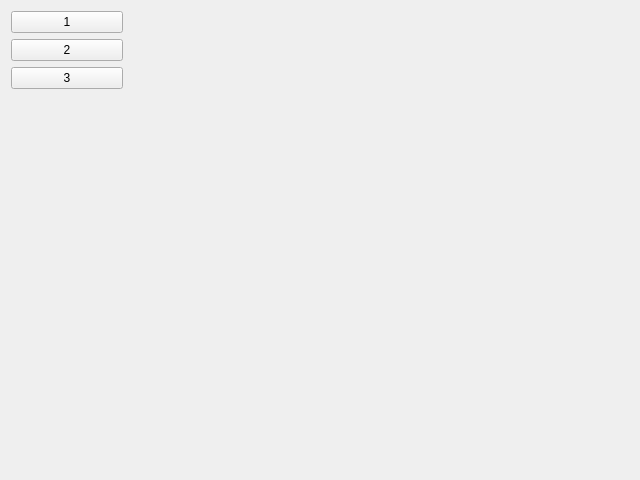
<?xml version="1.0" encoding="UTF-8"?>
<ui version="4.0">
 <class>MainWindow</class>
 <widget class="QMainWindow" name="MainWindow">
  <property name="geometry">
   <rect>
    <x>0</x>
    <y>0</y>
    <width>640</width>
    <height>480</height>
   </rect>
  </property>
  <property name="minimumSize">
   <size>
    <width>640</width>
    <height>480</height>
   </size>
  </property>
  <property name="windowTitle">
   <string>MainWindow</string>
  </property>
  <widget class="QWidget" name="centralWidget">
   <layout class="QHBoxLayout" name="horizontalLayout">
    <item>
     <layout class="QVBoxLayout" name="verticalLayout">
      <item>
       <widget class="QPushButton" name="pushButton">
        <property name="maximumSize">
         <size>
          <width>200</width>
          <height>200</height>
         </size>
        </property>
        <property name="text">
         <string>1</string>
        </property>
       </widget>
      </item>
      <item>
       <widget class="QPushButton" name="pushButton_2">
        <property name="maximumSize">
         <size>
          <width>200</width>
          <height>200</height>
         </size>
        </property>
        <property name="text">
         <string>2</string>
        </property>
       </widget>
      </item>
      <item>
       <widget class="QPushButton" name="pushButton_3">
        <property name="maximumSize">
         <size>
          <width>200</width>
          <height>200</height>
         </size>
        </property>
        <property name="text">
         <string>3</string>
        </property>
       </widget>
      </item>
      <item>
       <spacer name="verticalSpacer">
        <property name="orientation">
         <enum>Qt::Vertical</enum>
        </property>
        <property name="sizeHint" stdset="0">
         <size>
          <width>20</width>
          <height>40</height>
         </size>
        </property>
       </spacer>
      </item>
     </layout>
    </item>
    <item>
     <layout class="QVBoxLayout" name="verticalLayout_2">
      <item>
       <widget class="GLWidget" name="widget" native="true">
        <property name="minimumSize">
         <size>
          <width>500</width>
          <height>400</height>
         </size>
        </property>
       </widget>
      </item>
      <item>
       <widget class="QLabel" name="label">
        <property name="maximumSize">
         <size>
          <width>16777215</width>
          <height>50</height>
         </size>
        </property>
        <property name="text">
         <string/>
        </property>
       </widget>
      </item>
     </layout>
    </item>
   </layout>
  </widget>
 </widget>
 <layoutdefault spacing="6" margin="11"/>
 <customwidgets>
  <customwidget>
   <class>GLWidget</class>
   <extends>QWidget</extends>
   <header>glwidget.h</header>
   <container>1</container>
  </customwidget>
 </customwidgets>
 <resources/>
 <connections/>
</ui>
